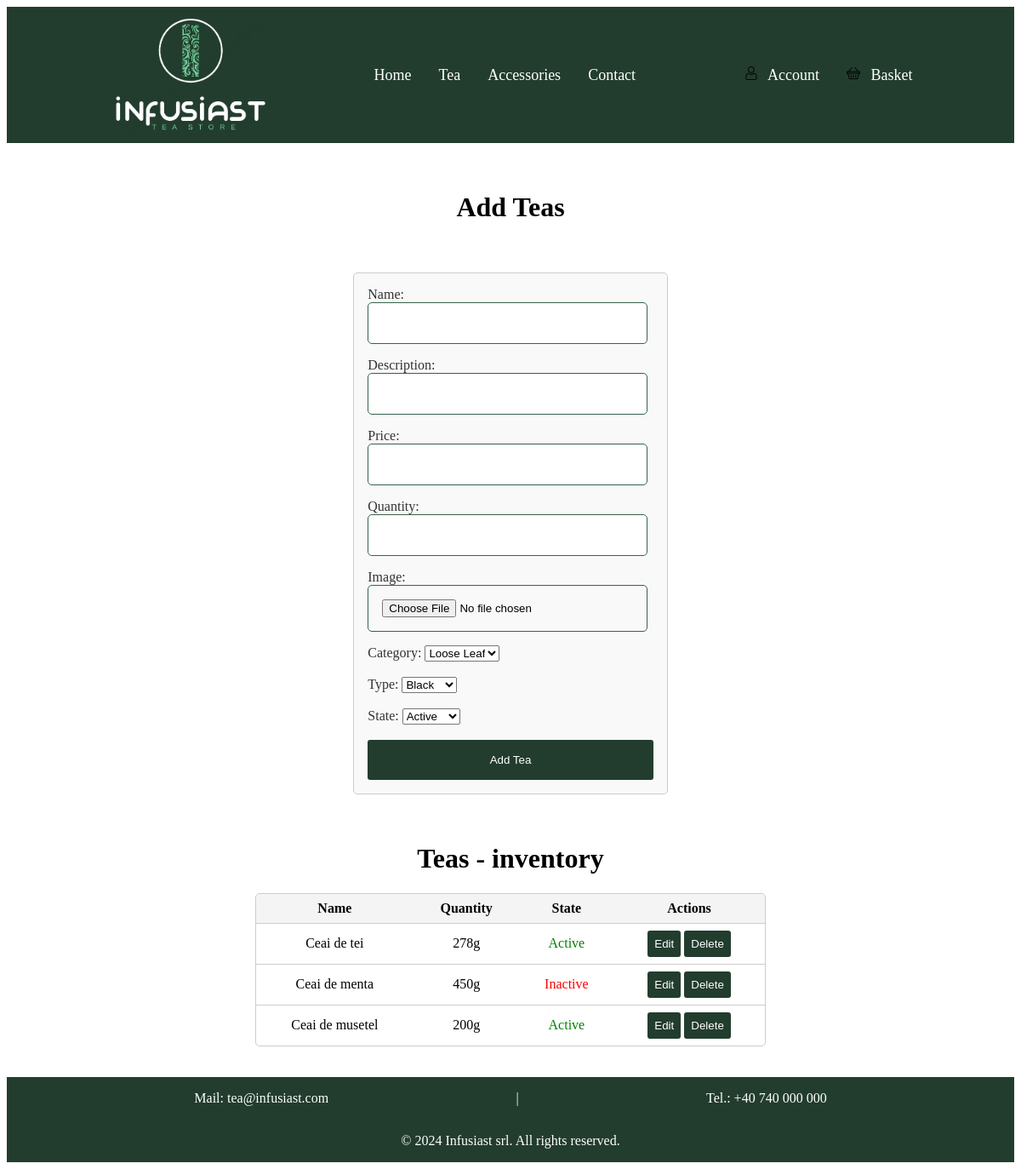
The app's page /adminTea.php with its own data.
### tables this page shows
CREATE TABLE `product_inventory` (
  `product_id` int(11) NOT NULL,
  `quantity` varchar(50) NOT NULL,
  `unit_of_measure` varchar(20) NOT NULL,
  `created_date` timestamp NOT NULL DEFAULT current_timestamp(),
  `updated_date` timestamp NOT NULL DEFAULT current_timestamp() ON UPDATE current_timestamp()
);

CREATE TABLE `product` (
  `id` int(11) NOT NULL,
  `product_name` varchar(200) NOT NULL,
  `description` varchar(500) NOT NULL,
  `quantity` varchar(50) NOT NULL,
  `id_category_1` int(11) NOT NULL,
  `id_category_2` int(11) NOT NULL,
  `picture` mediumblob DEFAULT NULL,
  `product_link` varchar(100) NOT NULL,
  `is_active` varchar(10) NOT NULL,
  `price` decimal(20,2) NOT NULL,
  `created_date` timestamp NOT NULL DEFAULT current_timestamp(),
  `updated_date` timestamp NOT NULL DEFAULT current_timestamp() ON UPDATE current_timestamp()
);

### adminTea.php (the view, shortened to what this page needs)
<!DOCTYPE html>
<html lang="en">
<head>
    <link rel="stylesheet" href="css/header.css">
    <link rel="stylesheet" href="css/adminTea.css">
    <link rel="stylesheet" href="css/footer.css">
</head>
<body>
<header>
    <div class="header">
        <img class="company-logo" src="poze/logo-teastore.png" alt="Logo">
        <div class="header-container">
            <div class="header-btn-container">
                <a class="header-btn" href="index.php">Home</a>
                <a class="header-btn" href="tea.php">Tea</a>
                <a class="header-btn" href="accessories.php">Accessories</a>
                <a class="header-btn" href="contact.html">Contact</a>
            </div>
            <div class="header-btn-container2">
                <a class="header-btn2" href="login.html">
                    <img src="poze/user.png" alt="User" class="user-icon">
                    Account
                </a>
                <a class="header-btn2" href="basket.php">
                    <img src="poze/basket.png" alt="Basket" class="basket-icon">
                    Basket
                </a>
            </div>
        </div>
    </div>
</header>
<div class="container">
    <br><br>
    <div class="forms-container">
        <h1>Add Teas</h1>
        <br><br>
        <form class="form-container" action="add_tea.php" method="post" enctype="multipart/form-data">
            <div>
                <label for="name">Name:</label>
                <input type="text" id="name" name="name" required>
            </div>
            <div>
                <label for="description">Description:</label>
                <input type="text" id="description" name="description" required>
            </div>
            <div>
                <label for="price">Price:</label>
                <input type="text" id="price" name="price" required>
            </div>
            <div>
                <label for="quantity">Quantity:</label>
                <input type="text" id="quantity" name="quantity" required>
            </div>
            <div>
                <label for="image">Image:</label>
                <input type="file" id="image" name="image" accept="image/*" required>
            </div>
            <div>
                <label for="category">Category:</label>
                <select id="category" name="category" required>
                    <?php
                    $cnx = mysqli_connect("localhost", "root", "", "infusiast4");
                    $result = mysqli_query($cnx, "SELECT id, category_name FROM product_category_1");
                    while ($row = mysqli_fetch_assoc($result)) {
                        echo "<option value='{$row['id']}'>{$row['category_name']}</option>";
                    }
                    ?>
                </select>
            </div>
            <br>
            <div>
                <label for="type">Type:</label>
                <select id="type" name="type" required>
                    <?php
                    $cnx = mysqli_connect("localhost", "root", "", "infusiast4");
                    $result = mysqli_query($cnx, "SELECT id, category_name FROM product_category_2");
                    while ($row = mysqli_fetch_assoc($result)) {
                        echo "<option value='{$row['id']}'>{$row['category_name']}</option>";
                    }
                    ?>
                </select>
            </div>
            <br>
            <div>
                <label for="state">State:</label>
                <select name="state" id="state">
                    <option value="active" selected>Active</option>
                </select>
            </div>
            <br>
            <button class="btn" type="submit">Add Tea</button>
        </form>
    </div>
    <br><br>
    <div class="query-container">
        <h1>Teas - inventory</h1>
        <table>
            <thead>
            <tr>
                <th>Name</th>
                <th>Quantity</th>
                <th>State</th>
                <th>Actions</th>
            </tr>
            </thead>
            <tbody>
            <?php
            $cnx = mysqli_connect("localhost", "root", "", "infusiast4");
            $query = "SELECT p.id, p.product_name, pi.quantity, p.is_active FROM product p JOIN product_inventory pi ON p.id = pi.product_id";
            $result = mysqli_query($cnx, $query);
            while ($row = mysqli_fetch_assoc($result)) {
                echo "<tr>";
                echo "<td>" . htmlspecialchars($row['product_name'], ENT_QUOTES, 'UTF-8') . "</td>";
                echo "<td>" . htmlspecialchars($row['quantity'], ENT_QUOTES, 'UTF-8') . "</td>";
                if ($row['is_active'] === 'active') {
                    echo "<td style='color: green;'>Active</td>";
                } else {
                    echo "<td style='color: red;'>Inactive</td>";
                }
                echo "<td>";
                echo "<button type='button' class='actions-btn' onclick=\"window.location.href='edit_tea.php?id=" . $row['id'] . "'\">Edit</button> ";
                echo "<button type='button' class='actions-btn' onclick=\"if(confirm('Are you sure you want to delete this item?')) { window.location.href='delete_tea.php?id=" . $row['id'] . "'; }\">Delete</button>";
                echo "</td>";
                echo "</tr>";
            }
            ?>
            </tbody>
        </table>
    </div>
</div>
<br><br>
<footer>
    <div class="footer">
        <div class="footer-contact-info">
            <p>Mail: <a href="mailto:tea@infusiast.com">tea@infusiast.com</a></p>
            <p>|</p>
            <p>Tel.: +40 740 000 000</p>
        </div>
        <div class="footer-copyright">
            <p>&copy; 2024 Infusiast srl. All rights reserved.</p>
        </div>
    </div>
</footer>
</body>
</html>

### css/header.css (style rules this page uses)
.header { background-color: #223d2e; display: flex; justify-content: space-evenly; align-items: center; }
.header-container { width: 100%; min-height: 9rem; display: flex; justify-content: space-evenly; align-items: center; flex-wrap: wrap; padding: 0.5rem; }
.company-logo { width: 40vw; max-width: 12rem; margin-left: 10vw; }
.header-btn-container { min-height: 4rem; display: flex; flex-wrap: wrap; justify-content: space-evenly; align-items: center; }
.header-btn, .header-btn2 { color: #fff; text-decoration: none; background-color: #223d2e; padding: 0.5rem 1rem; border: none; border-radius: 5px; font-size: 18px; cursor: pointer; transition: background-color 0.3s ease; }
.header-btn-container2 { min-height: 4rem; display: flex; flex-wrap: wrap; justify-content: space-evenly; align-items: center; }
.user-icon { width: 1rem; height: 1rem; margin-right: 0.5rem; }
.basket-icon { width: 1rem; height: 1rem; margin-right: 0.5rem; }

### css/adminTea.css (style rules this page uses)
.container { min-height: 56vh; }
a { text-decoration: none; color: black; }
.forms-container { display: flex; flex-direction: column; justify-content: center; align-items: center; }
form { display: flex; flex-direction: column; justify-content: flex-start; padding: 1rem; border: 1px solid #ccc; border-radius: 5px; background-color: #f9f9f9; }
form label { padding-bottom: 1rem; color: #333; }
form input { padding: 1rem; margin-bottom: 1rem; border: 1px solid #37634b; border-radius: 5px; width: 88%; }
form button { padding: 1rem; border: none; border-radius: 3px; background-color: #223d2e; color: white; cursor: pointer; }
.query-container { display: flex; flex-direction: column; justify-content: center; align-items: center; }
.actions-btn { padding: 0.5rem; border: none; border-radius: 3px; background-color: #223d2e; color: white; cursor: pointer; }
table { width: 50vw; border-collapse: separate; border-spacing: 0; border: 1px solid #ccc; border-radius: 5px; overflow: hidden; }
th, td { padding: 8px 12px; border-bottom: 1px solid #ccc; text-align: center; }
th { background-color: #f4f4f4; }
tr:last-child td { border-bottom: none; }
tr:first-child th:first-child { border-top-left-radius: 5px; }
tr:first-child th:last-child { border-top-right-radius: 5px; }
tr:last-child td:first-child { border-bottom-left-radius: 5px; }
tr:last-child td:last-child { border-bottom-right-radius: 5px; }

### css/footer.css (style rules this page uses)
.footer { background-color: #223d2e; display: flex; flex-direction: column; justify-content: center; align-items: center; }
.footer-contact-info { width: 100%; color: #ffffff; display: flex; justify-content: space-evenly; align-items: stretch; }
.footer-contact-info a { color: #ffffff; text-decoration: none; }
.footer-copyright { color: #ffffff; }

### records on screen
product_inventory: product_id.product_name "Ceai de tei", quantity "278g", shows "Active"
product_inventory: product_id.product_name "Ceai de menta", quantity "450g", shows "Inactive"
product_inventory: product_id.product_name "Ceai de musetel", quantity "200g", shows "Active"

### other values on screen
form field category "Loose Leaf"
form field type "Black"
